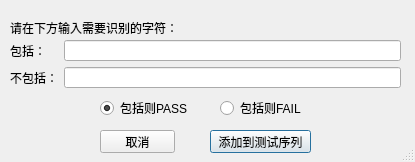
<?xml version="1.0" encoding="UTF-8"?>
<ui version="4.0">
 <class>DialogCharacterRecognition</class>
 <widget class="QDialog" name="DialogCharacterRecognition">
  <property name="geometry">
   <rect>
    <x>0</x>
    <y>0</y>
    <width>415</width>
    <height>162</height>
   </rect>
  </property>
  <property name="windowTitle">
   <string>Dialog</string>
  </property>
  <property name="sizeGripEnabled">
   <bool>true</bool>
  </property>
  <widget class="QPushButton" name="pushButton_addTest">
   <property name="geometry">
    <rect>
     <x>210</x>
     <y>130</y>
     <width>101</width>
     <height>23</height>
    </rect>
   </property>
   <property name="text">
    <string>添加到测试序列</string>
   </property>
  </widget>
  <widget class="QLabel" name="label">
   <property name="geometry">
    <rect>
     <x>10</x>
     <y>20</y>
     <width>201</width>
     <height>16</height>
    </rect>
   </property>
   <property name="text">
    <string>请在下方输入需要识别的字符：</string>
   </property>
  </widget>
  <widget class="QPushButton" name="pushButton_cancel">
   <property name="geometry">
    <rect>
     <x>100</x>
     <y>130</y>
     <width>75</width>
     <height>23</height>
    </rect>
   </property>
   <property name="text">
    <string>取消</string>
   </property>
  </widget>
  <widget class="QWidget" name="layoutWidget">
   <property name="geometry">
    <rect>
     <x>10</x>
     <y>40</y>
     <width>391</width>
     <height>48</height>
    </rect>
   </property>
   <layout class="QFormLayout" name="formLayout">
    <item row="0" column="0">
     <widget class="QLabel" name="label_2">
      <property name="text">
       <string>包括：</string>
      </property>
     </widget>
    </item>
    <item row="0" column="1">
     <widget class="QLineEdit" name="lineEdit"/>
    </item>
    <item row="1" column="0">
     <widget class="QLabel" name="label_3">
      <property name="text">
       <string>不包括：</string>
      </property>
     </widget>
    </item>
    <item row="1" column="1">
     <widget class="QLineEdit" name="lineEdit_2"/>
    </item>
   </layout>
  </widget>
  <widget class="QRadioButton" name="radioButton">
   <property name="geometry">
    <rect>
     <x>100</x>
     <y>100</y>
     <width>89</width>
     <height>16</height>
    </rect>
   </property>
   <property name="text">
    <string>包括则PASS</string>
   </property>
   <property name="checked">
    <bool>true</bool>
   </property>
  </widget>
  <widget class="QRadioButton" name="radioButton_2">
   <property name="geometry">
    <rect>
     <x>220</x>
     <y>100</y>
     <width>89</width>
     <height>16</height>
    </rect>
   </property>
   <property name="text">
    <string>包括则FAIL</string>
   </property>
  </widget>
 </widget>
 <tabstops>
  <tabstop>lineEdit</tabstop>
  <tabstop>lineEdit_2</tabstop>
  <tabstop>pushButton_addTest</tabstop>
  <tabstop>pushButton_cancel</tabstop>
 </tabstops>
 <resources/>
 <connections/>
</ui>
